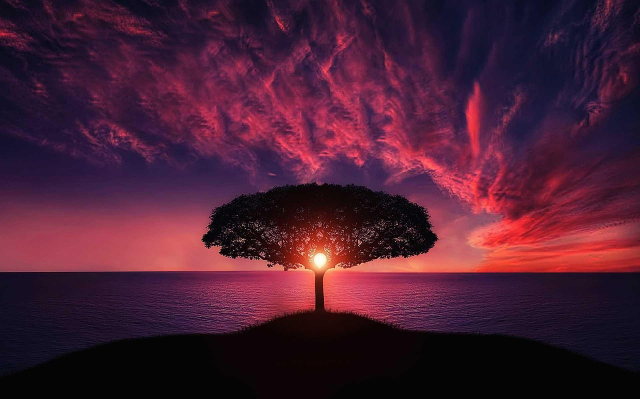
#> input picture images/test.jpg, 1280 x 797 px (shown at 1/2 size)
$ jupyter execute --allow-errors zoom_out_video.ipynb
#> lines starting #> are read from the running program, lines starting #| are printed output that depends on the picture
[cell 1]
import os, sys
import cv2
import matplotlib.pyplot as plt

[cell 2]
img = cv2.imread("images/test.jpg")
#> img is the input picture: shape (797, 1280, 3); mean B, G, R 51.4, 30.2, 73.7
print(img.shape)
#| (797, 1280, 3)
plt.imshow(img)

[cell 3]
n_grid = 21
horizontal_images = cv2.hconcat([img]*n_grid)
full_image = cv2.vconcat([horizontal_images]*n_grid)
print(full_image.shape)
#| (16737, 26880, 3)

#> (a cell that did not finish here is left out)

[cell 5]
# Get the center of the image
center_y, center_x, channels = full_image.shape
#> center_y = 16737; center_x = 26880; channels = 3
center_x = center_x // 2
#> center_x = 13440
center_y = center_y // 2
#> center_y = 8368
print(center_x, center_y, full_image.shape)
#| 13440 8368 (16737, 26880, 3)

[cell 6]
h_out , w_out, _ = img.shape
#> h_out = 797; w_out = 1280
h_start = h_out//2
#> h_start = 398
w_start = w_out//2
#> w_start = 640


fourcc = cv2.VideoWriter_fourcc(*'mp4v')
video_name = 'output.mp4'
fps = 1
video = cv2.VideoWriter(video_name, fourcc, fps, (w_out, h_out))

iter = 9 # Make sure this isnt doesnt lead to more that the actual width of the full image

while(iter):
    temp_image = full_image[center_y-h_start:center_y+h_start, center_x-w_start:center_x+w_start]
    temp_image = cv2.resize(temp_image, (w_out, h_out))
    video.write(temp_image)

    h_start+=h_out
    w_start+=w_out
    iter=iter-1
#> this loop made 9 passes
#> pass 2, `temp_image = full_image[center_y-h_start:center_y+h_start, center_x-w_..`:
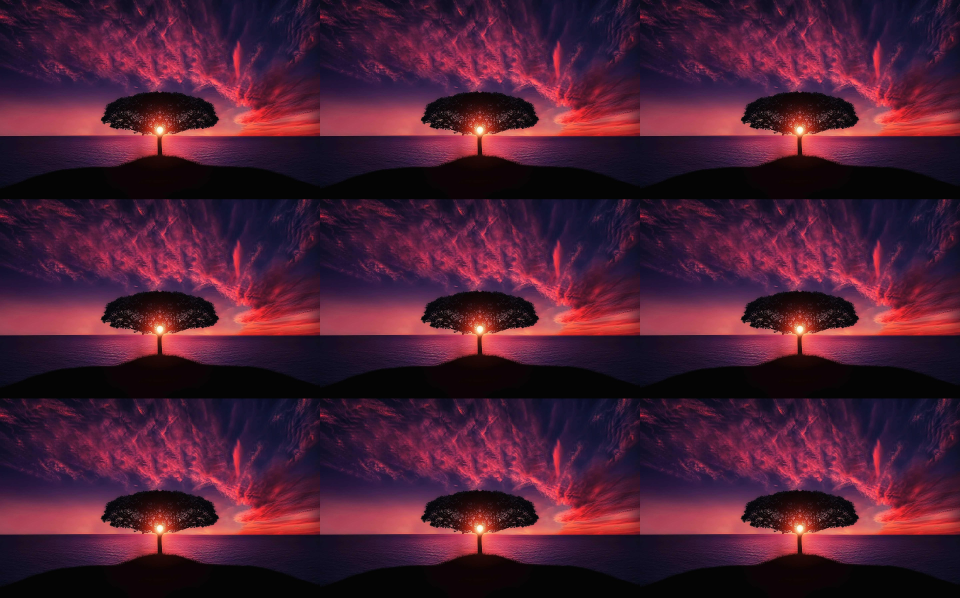
#> temp_image: shape (2390, 3840, 3) (shown at 1/4 size); mean of channels 0, 1, 2 51.4, 30.2, 73.7; drawn as B, G, R
#> after the loop:
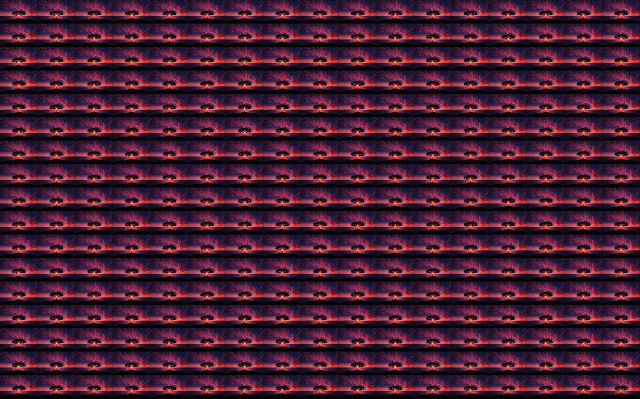
#> temp_image: shape (797, 1280, 3) (shown at 1/2 size); mean of channels 0, 1, 2 51.3, 30.1, 73.6; drawn as B, G, R
#> after the loop, h_start = 7571; iter = 0; w_start = 12160
